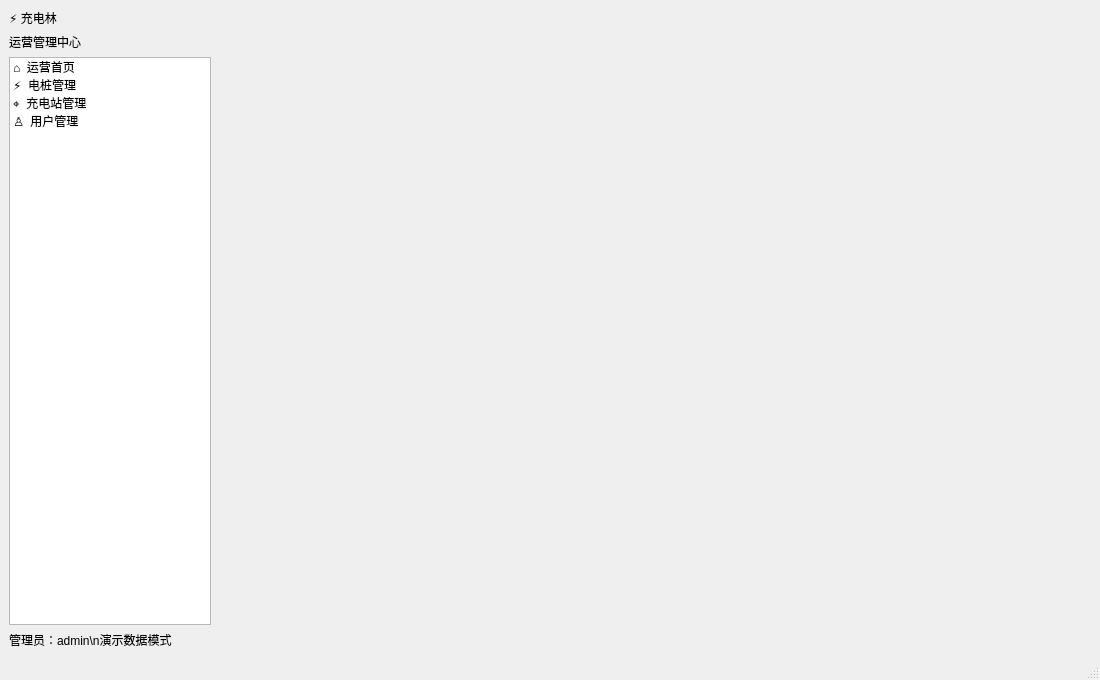
<?xml version="1.0" encoding="UTF-8"?>
<!-- 负责 mainwindow 的配置、数据或界面资源，作为项目构建或运行所需的一部分。 -->
<!-- 以下节点由 Qt Designer 维护，uic 会据此生成 ui_*.h 界面类。 -->
<ui version="4.0"><class>MainWindow</class><widget class="QMainWindow" name="MainWindow"><property name="minimumSize"><size><width>1100</width><height>680</height></size></property><widget class="QWidget" name="centralwidget"><layout class="QHBoxLayout"><property name="spacing"><number>0</number></property><property name="leftMargin"><number>0</number></property><property name="topMargin"><number>0</number></property><property name="rightMargin"><number>0</number></property><property name="bottomMargin"><number>0</number></property><item><widget class="QFrame" name="sidebar"><property name="minimumSize"><size><width>220</width><height>0</height></size></property><property name="maximumSize"><size><width>220</width><height>16777215</height></size></property><layout class="QVBoxLayout"><item><widget class="QLabel"><property name="text"><string>⚡ 充电林</string></property><property name="objectName"><string>sidebarTitle</string></property></widget></item><item><widget class="QLabel"><property name="text"><string>运营管理中心</string></property></widget></item><item><widget class="QListWidget" name="navigationList"><item><property name="text"><string>⌂  运营首页</string></property></item><item><property name="text"><string>⚡  电桩管理</string></property></item><item><property name="text"><string>⌖  充电站管理</string></property></item><item><property name="text"><string>♙  用户管理</string></property></item></widget></item><item><widget class="QLabel"><property name="text"><string>管理员：admin\n演示数据模式</string></property></widget></item></layout></widget></item><item><widget class="QStackedWidget" name="stackedWidget"/></item></layout></widget><widget class="QStatusBar" name="statusbar"/></widget><resources/><connections/></ui>
